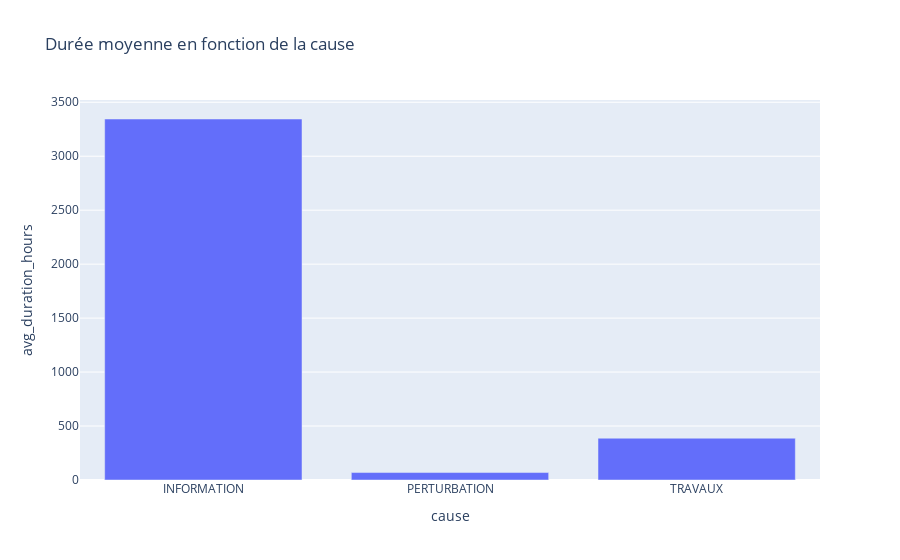
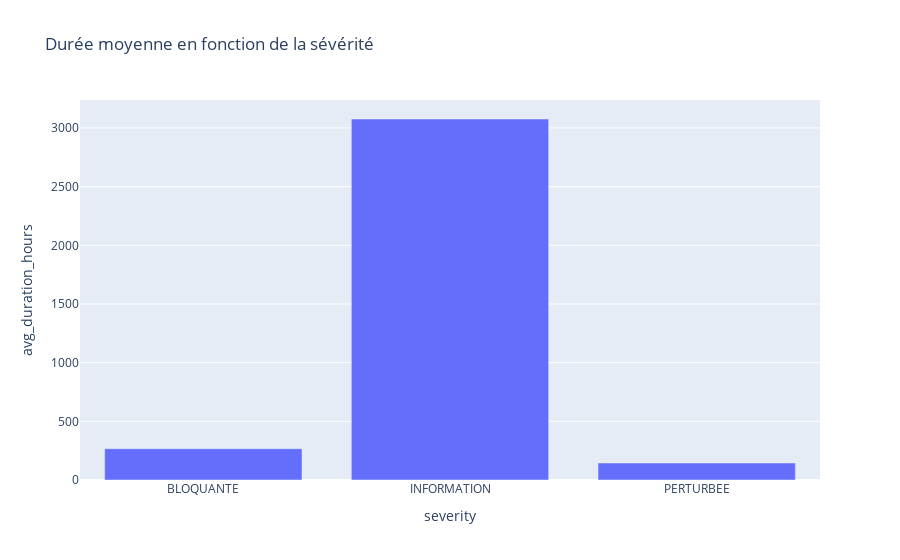

The code cell stored with these charts, in order, in its notebook:
### Markdown cell above
Ces chiffres sont encourageants, nous aurons à priori assez de données en langage naturel à traiter pour augmenter ce jeu de données.

### Code cell
avg_duration_by_cause = (
    df_disruptions.groupby('cause')['duration_hours']
    .mean()
    .reset_index(name='avg_duration_hours')
)

fig_avg_duration_by_cause = px.bar(
    avg_duration_by_cause, 
    x='cause', 
    y='avg_duration_hours', 
    title='Durée moyenne en fonction de la cause'
)
fig_avg_duration_by_cause.show()

# Average duration by severity
avg_duration_by_severity = (
    df_disruptions.groupby('severity')['duration_hours']
    .mean()
    .reset_index(name='avg_duration_hours')
)

fig_avg_duration_by_severity = px.bar(
    avg_duration_by_severity, 
    x='severity', 
    y='avg_duration_hours', 
    title='Durée moyenne en fonction de la sévérité'
)
fig_avg_duration_by_severity.show()

### Figure 1 — Plotly figure (JSON) as saved in the notebook; plotly's stock layout.template omitted (floating-point values rounded to 4 significant figures)
{"data": [{"alignmentgroup": "True", "hovertemplate": "cause=%{x}<br>avg_duration_hours=%{y}<extra></extra>", "legendgroup": "", "marker": {"color": "#636efa", "pattern": {"shape": ""}}, "name": "", "offsetgroup": "", "orientation": "v", "showlegend": false, "textposition": "auto", "type": "bar", "x": ["INFORMATION", "PERTURBATION", "TRAVAUX"], "xaxis": "x", "y": [3345.0, 68.94, 387.2], "yaxis": "y"}], "layout": {"barmode": "relative", "legend": {"tracegroupgap": 0}, "title": {"text": "Durée moyenne en fonction de la cause"}, "xaxis": {"anchor": "y", "domain": [0, 1], "title": {"text": "cause"}}, "yaxis": {"anchor": "x", "domain": [0, 1], "title": {"text": "avg_duration_hours"}}}}

### Figure 2 — Plotly figure (JSON) as saved in the notebook; plotly's stock layout.template omitted (floating-point values rounded to 4 significant figures)
{"data": [{"alignmentgroup": "True", "hovertemplate": "severity=%{x}<br>avg_duration_hours=%{y}<extra></extra>", "legendgroup": "", "marker": {"color": "#636efa", "pattern": {"shape": ""}}, "name": "", "offsetgroup": "", "orientation": "v", "showlegend": false, "textposition": "auto", "type": "bar", "x": ["BLOQUANTE", "INFORMATION", "PERTURBEE"], "xaxis": "x", "y": [266.6, 3076.0, 144.8], "yaxis": "y"}], "layout": {"barmode": "relative", "legend": {"tracegroupgap": 0}, "title": {"text": "Durée moyenne en fonction de la sévérité"}, "xaxis": {"anchor": "y", "domain": [0, 1], "title": {"text": "severity"}}, "yaxis": {"anchor": "x", "domain": [0, 1], "title": {"text": "avg_duration_hours"}}}}
